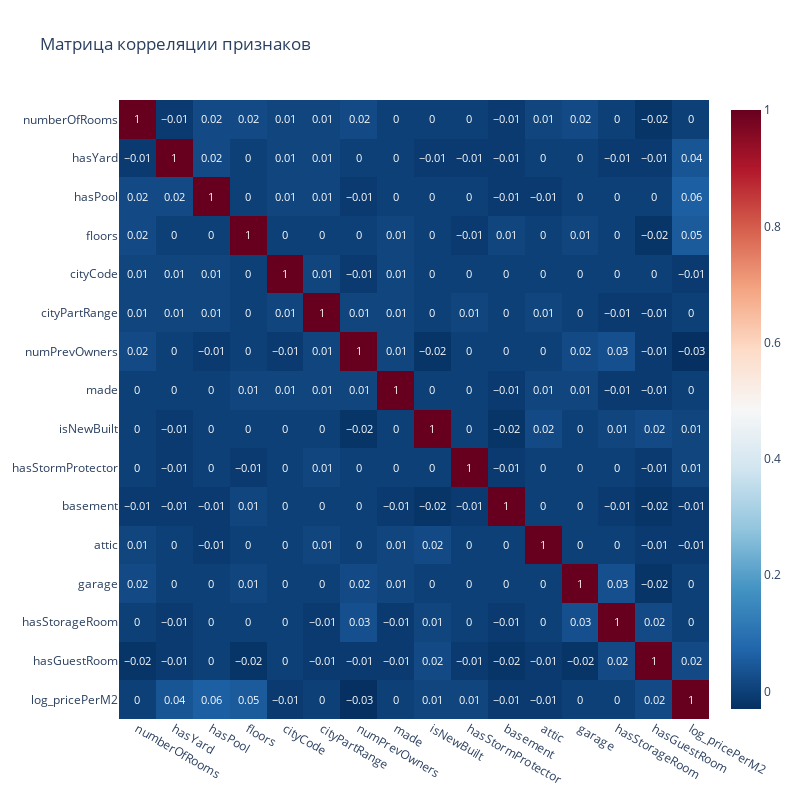

Notebook code for this chart:
### Markdown cell above
Данные все полные и нормально распределены. Можно начинать анализ на TensorFlow

### Code cell
# Анализ корреляции между признаками и целевой переменной
# corr(): вычисляет матрицу корреляции Пирсона между всеми числовыми колонками
correlation_matrix = df.corr()

# Сортировка корреляций с целевой переменной price по убыванию
# sort_values(ascending=False): сортирует значения по убыванию
target_correlation = correlation_matrix['log_pricePerM2'].sort_values(ascending=False)
abs_correlation = target_correlation.drop('log_pricePerM2').abs().sort_values(ascending=False)


print("Корреляция признаков с ценой (log_pricePerM2):")
print(target_correlation)

# Тепловая карта корреляций
# px.imshow: создает heatmap (тепловую карту)
# correlation_matrix.round(2): матрица корреляции, округленная до 2 знаков
# color_continuous_scale='RdBu_r': цветовая шкала от синего к красному (reversed)
# aspect="auto": автоматическое соотношение сторон
# text_auto=True: автоматическое отображение значений в ячейках

fig = px.imshow(correlation_matrix.round(2),
                title='Матрица корреляции признаков',
                aspect="auto",
                color_continuous_scale='RdBu_r',
                text_auto=True)
fig.update_layout(width=800, height=800)  # Размер графика
fig.show()

### Figure 1 — Plotly figure (JSON) as saved in the notebook; plotly's stock layout.template omitted (floating-point values rounded to 4 significant figures; data arrays with more than 128 entries replaced by an {"elided": "..."} marker saying what was removed)
{"data": [{"coloraxis": "coloraxis", "hovertemplate": "x: %{x}<br>y: %{y}<br>color: %{z}<extra></extra>", "name": "0", "texttemplate": "%{z}", "type": "heatmap", "x": ["numberOfRooms", "hasYard", "hasPool", "floors", "cityCode", "cityPartRange", "numPrevOwners", "made", "isNewBuilt", "hasStormProtector", "basement", "attic", "garage", "hasStorageRoom", "hasGuestRoom", "log_pricePerM2"], "xaxis": "x", "y": ["numberOfRooms", "hasYard", "hasPool", "floors", "cityCode", "cityPartRange", "numPrevOwners", "made", "isNewBuilt", "hasStormProtector", "basement", "attic", "garage", "hasStorageRoom", "hasGuestRoom", "log_pricePerM2"], "yaxis": "y", "z": {"elided": "16x16 float values"}}], "layout": {"coloraxis": {"colorscale": [[0, "rgb(5,48,97)"], [0.1, "rgb(33,102,172)"], [0.2, "rgb(67,147,195)"], [0.3, "rgb(146,197,222)"], [0.4, "rgb(209,229,240)"], [0.5, "rgb(247,247,247)"], [0.6, "rgb(253,219,199)"], [0.7, "rgb(244,165,130)"], [0.8, "rgb(214,96,77)"], [0.9, "rgb(178,24,43)"], [1, "rgb(103,0,31)"]]}, "height": 800, "title": {"text": "Матрица корреляции признаков"}, "width": 800, "xaxis": {"anchor": "y", "domain": [0, 1]}, "yaxis": {"anchor": "x", "autorange": "reversed", "domain": [0, 1]}}}
